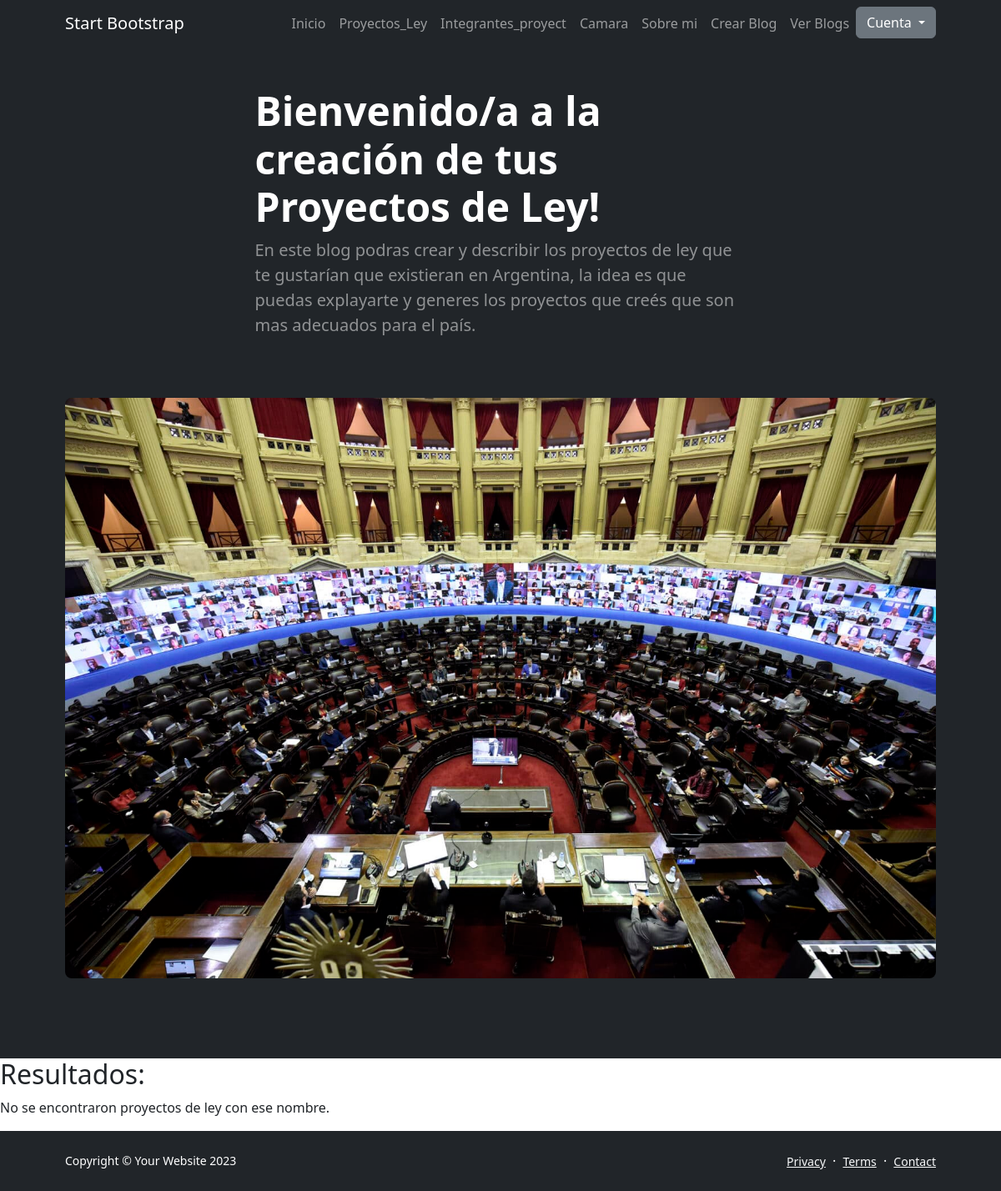
Page /busqueda_proyecto_ley/ (signed in) on the earlier database version.
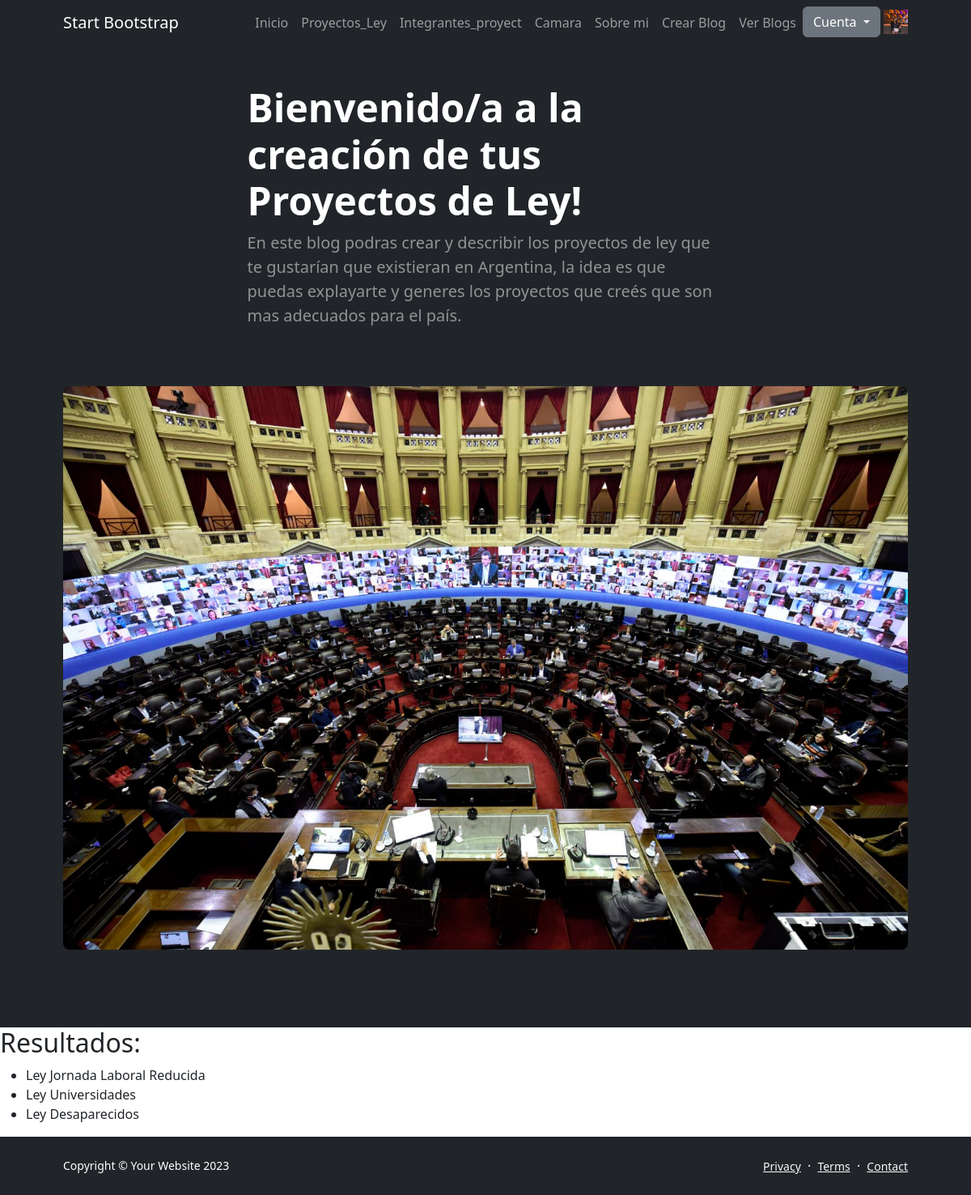
Same page on the later database version.
### appcoder/models.py (models this page shows, shortened)
class Avatar(models.Model):
    user = models.OneToOneField(
        settings.AUTH_USER_MODEL, on_delete=models.CASCADE)
    imagen = models.ImageField(
        upload_to='avatars/', default='avatars/default.png')

class Proyectos_Ley(models.Model):
    nombre= models.CharField(max_length=40)
    tematica=models.CharField(max_length=20)

### appcoder/views.py (the view)
# urls.py: path('busqueda_proyecto_ley/', views.busqueda_proyecto_ley,name='busqueda_proyecto_ley'),
def busqueda_proyecto_ley(request):
    if request.method == "GET":
        nombre = request.GET.get("nombre", "")
        proyectos_ley = Proyectos_Ley.objects.filter(nombre__icontains=nombre)
        return render(request, 'AppCoder/resultados_busqueda.html', {'proyectos_ley': proyectos_ley})

### appcoder/templates/AppCoder/resultados_busqueda.html
{% extends 'AppCoder/base.html' %}
{% load static %}
{% block main %}
<h2>Resultados:</h2>
    {% if proyectos_ley %}
        <ul>
            {% for proyecto in proyectos_ley %}
                <li>{{ proyecto.nombre }}</li>
            {% endfor %}
        </ul>
    {% else %}
        <p>No se encontraron proyectos de ley con ese nombre.</p>
    {% endif %}
    {% endblock main %}

### appcoder/templates/AppCoder/base.html (shortened to what the changed rows need)
<!DOCTYPE html>
<html lang="en">
    <head>
        {% load static %}
        <link href="https://cdn.jsdelivr.net/npm/bootstrap-icons@1.5.0/font/bootstrap-icons.css" rel="stylesheet" />
        <link rel="stylesheet" href="{% static 'AppCoder/css/styles.css'%}">
    </head>
    <body class="d-flex flex-column h-100">
        <main class="flex-shrink-0">
            <nav class="navbar navbar-expand-lg navbar-dark bg-dark">
                <div class="container px-5">
                    <div class="collapse navbar-collapse" id="navbarSupportedContent">
                        <ul class="navbar-nav ms-auto mb-2 mb-lg-0">
                            <li class="nav-item"><a class="nav-link" href="{% url 'Inicio' %}">Inicio</a>
                            <li class="nav-item"><a class="nav-link" href="{% url 'Proyectos_Ley' %}">Proyectos_Ley</a>
                            <li class="nav-item"><a class="nav-link" href="{% url 'Integrantes_proyect' %}">Integrantes_proyect</a>
                            <li class="nav-item"><a class="nav-link" href="{% url 'Camara' %}">Camara</a>
                            <li class="nav-item"><a class="nav-link" href="{% url 'about' %}">Sobre mi</a>
                            <li class="nav-item"><a class="nav-link" href="{% url 'create_blog'%}">Crear Blog</a>
                            <li class="nav-item dropdown">
                        {% if request..is_authenticated %}
                            <div class="dropdown">
                                <button class="'btn btn-secondary dropdown-toggle" type="button" id="dropdownMenuButton1">
                                    {{ request.user.username }}
                                </button>
                                <ul class="dropdown-menu" aria-labelledby="dropdownMenuButton1">
                                    <li><a class='dropdown-item' href="{% url 'Logout' %}">Cerrar Sesion</a></li>
                                </ul>
                            </div>
                        {% else %}
                        <div class="dropdown">
                            <button class="btn btn-secondary dropdown-toggle" type="button" id="dropdownMenuButton1" data-toggle="dropdown">
                                Cuenta
                            </button>
                            {% if request.user.avatar%}
                            <img src="{{ request.user.avatar.imagen.url}}" width="30" height="30" class="avatar-img">
                            {% endif %}
                        </div>
                        {% endif %}
                    </div>
                </div>
            </nav>
            <header class="bg-dark py-5">
                <div class="container px-5">
                    <div class="row gx-5 align-items-center justify-content-center">
                        <div class="col-lg-8 col-xl-7 col-xxl-6">
                            <h1 class="display-5 fw-bolder text-white mb-2">Bienvenido/a a la creación de tus Proyectos de Ley!</h1>
                            </div>
                        </div>
                </div>
            </header>
        {% block main %}
        {% endblock %}
        <footer class="bg-dark py-4 mt-auto">
            <div class="container px-5">
            </div>
        </footer>
    </body>
</html>

Differences in the rows shown:
added Proyectos_Ley: nombre "Ley Jornada Laboral Reducida"
added Proyectos_Ley: nombre "Ley Universidades"
added Proyectos_Ley: nombre "Ley Desaparecidos"
Other differences:
text no longer shown: "No se encontraron proyectos de ley con ese nombre."
